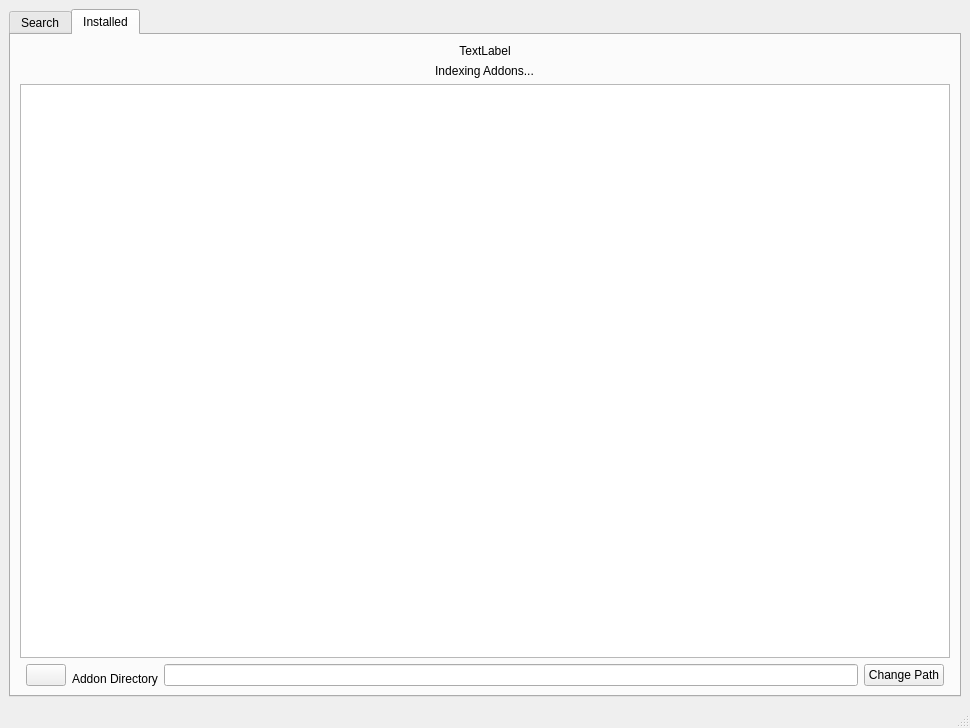
<?xml version="1.0" encoding="UTF-8"?>
<ui version="4.0">
 <class>MainWindow</class>
 <widget class="QMainWindow" name="MainWindow">
  <property name="geometry">
   <rect>
    <x>0</x>
    <y>0</y>
    <width>970</width>
    <height>728</height>
   </rect>
  </property>
  <property name="windowTitle">
   <string>GWAM</string>
  </property>
  <widget class="QWidget" name="centralwidget">
   <layout class="QHBoxLayout" name="horizontalLayout">
    <item>
     <widget class="QTabWidget" name="tabWidget">
      <property name="currentIndex">
       <number>1</number>
      </property>
      <widget class="QWidget" name="SearchTab">
       <attribute name="title">
        <string>Search</string>
       </attribute>
       <layout class="QGridLayout" name="gridLayout">
        <item row="1" column="1">
         <widget class="QPushButton" name="searchButton">
          <property name="text">
           <string>Search</string>
          </property>
         </widget>
        </item>
        <item row="1" column="0">
         <widget class="QLineEdit" name="searchField"/>
        </item>
        <item row="0" column="0" colspan="3">
         <widget class="QTableView" name="searchTableView">
          <property name="editTriggers">
           <set>QAbstractItemView::NoEditTriggers</set>
          </property>
          <property name="selectionMode">
           <enum>QAbstractItemView::NoSelection</enum>
          </property>
          <property name="gridStyle">
           <enum>Qt::NoPen</enum>
          </property>
          <property name="sortingEnabled">
           <bool>true</bool>
          </property>
          <attribute name="verticalHeaderVisible">
           <bool>false</bool>
          </attribute>
         </widget>
        </item>
        <item row="1" column="2">
         <widget class="QLabel" name="loadingIcon">
          <property name="text">
           <string>TextLabel</string>
          </property>
         </widget>
        </item>
       </layout>
      </widget>
      <widget class="QWidget" name="InstalledTab">
       <attribute name="title">
        <string>Installed</string>
       </attribute>
       <layout class="QGridLayout" name="gridLayout_2">
        <item row="3" column="0" colspan="3">
         <widget class="QTableView" name="installedTableView">
          <property name="editTriggers">
           <set>QAbstractItemView::NoEditTriggers</set>
          </property>
          <property name="selectionMode">
           <enum>QAbstractItemView::NoSelection</enum>
          </property>
          <property name="showGrid">
           <bool>true</bool>
          </property>
          <property name="gridStyle">
           <enum>Qt::NoPen</enum>
          </property>
          <attribute name="verticalHeaderVisible">
           <bool>false</bool>
          </attribute>
         </widget>
        </item>
        <item row="1" column="1" alignment="Qt::AlignHCenter">
         <widget class="QLabel" name="installedLoadingText">
          <property name="sizePolicy">
           <sizepolicy hsizetype="Expanding" vsizetype="Fixed">
            <horstretch>0</horstretch>
            <verstretch>0</verstretch>
           </sizepolicy>
          </property>
          <property name="text">
           <string>Indexing Addons...</string>
          </property>
          <property name="alignment">
           <set>Qt::AlignCenter</set>
          </property>
         </widget>
        </item>
        <item row="0" column="1" alignment="Qt::AlignHCenter">
         <widget class="QLabel" name="installedLoadingGif">
          <property name="sizePolicy">
           <sizepolicy hsizetype="Expanding" vsizetype="Fixed">
            <horstretch>0</horstretch>
            <verstretch>0</verstretch>
           </sizepolicy>
          </property>
          <property name="layoutDirection">
           <enum>Qt::LeftToRight</enum>
          </property>
          <property name="text">
           <string>TextLabel</string>
          </property>
          <property name="scaledContents">
           <bool>false</bool>
          </property>
          <property name="alignment">
           <set>Qt::AlignCenter</set>
          </property>
         </widget>
        </item>
        <item row="7" column="1">
         <layout class="QHBoxLayout" name="horizontalLayout_2">
          <property name="rightMargin">
           <number>0</number>
          </property>
          <item alignment="Qt::AlignBottom">
           <widget class="QPushButton" name="installedRefreshButton">
            <property name="text">
             <string/>
            </property>
            <property name="icon">
             <iconset>
              <normaloff>../resources/images/refresh_icon.png</normaloff>../resources/images/refresh_icon.png</iconset>
            </property>
           </widget>
          </item>
          <item alignment="Qt::AlignBottom">
           <widget class="QLabel" name="label">
            <property name="text">
             <string>Addon Directory</string>
            </property>
            <property name="alignment">
             <set>Qt::AlignCenter</set>
            </property>
           </widget>
          </item>
          <item alignment="Qt::AlignBottom">
           <widget class="QLineEdit" name="installPathField">
            <property name="alignment">
             <set>Qt::AlignBottom|Qt::AlignLeading|Qt::AlignLeft</set>
            </property>
           </widget>
          </item>
          <item alignment="Qt::AlignBottom">
           <widget class="QPushButton" name="installPathButton">
            <property name="text">
             <string>Change Path</string>
            </property>
           </widget>
          </item>
         </layout>
        </item>
       </layout>
      </widget>
     </widget>
    </item>
   </layout>
  </widget>
  <widget class="QMenuBar" name="menubar">
   <property name="geometry">
    <rect>
     <x>0</x>
     <y>0</y>
     <width>970</width>
     <height>22</height>
    </rect>
   </property>
  </widget>
  <widget class="QStatusBar" name="statusbar"/>
 </widget>
 <resources/>
 <connections/>
</ui>
